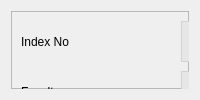
                <widget class="QWidget" name="tab">
                 <attribute name="title">
                  <string>Register Student</string>
                 </attribute>
                 <layout class="QVBoxLayout" name="verticalLayout_8">
                  <item>
                   <widget class="QFrame" name="frame_4">
                    <property name="font">
                     <font>
                      <family>Montserrat</family>
                      <pointsize>11</pointsize>
                     </font>
                    </property>
                    <property name="styleSheet">
                     <string notr="true">
#frame_4 QLabel,QLineEdit,QComboBox,QDateEdit,QPushButton,QRadioButton{
	font: 10pt &quot;Montserrat&quot;;
}
#frame_4 QLineEdit {
	background-color:rgb(230, 230, 230);
	border: 1px solid lightgray;
	border-radius:0px;
}
#frame_4 QDateEdit,QTextEdit,QComboBox {
	background-color:rgb(230, 230, 230);
	border: 1px solid lightgray;
	border-radius:0px;
}

#frame_4 QPushButton{
	background-color:rgb(177, 177, 177);
	border: 1px solid lightgray;
	border-radius:0px;
}
QGroupBox{
	border: 1px solid lightgray;
	border-radius:0px;
}</string>
                    </property>
                    <property name="frameShape">
                     <enum>QFrame::StyledPanel</enum>
                    </property>
                    <property name="frameShadow">
                     <enum>QFrame::Raised</enum>
                    </property>
                    <widget class="QLabel" name="label_5">
                     <property name="geometry">
                      <rect>
                       <x>410</x>
                       <y>10</y>
                       <width>111</width>
                       <height>41</height>
                      </rect>
                     </property>
                     <property name="text">
                      <string>Admission Date</string>
                     </property>
                    </widget>
                    <widget class="QLabel" name="label_3">
                     <property name="geometry">
                      <rect>
                       <x>10</x>
                       <y>160</y>
                       <width>141</width>
                       <height>41</height>
                      </rect>
                     </property>
                     <property name="text">
                      <string>Full Name</string>
                     </property>
                    </widget>
                    <widget class="QLineEdit" name="StudentNameText_2">
                     <property name="geometry">
                      <rect>
                       <x>170</x>
                       <y>160</y>
                       <width>471</width>
                       <height>41</height>
                      </rect>
                     </property>
                    </widget>
                    <widget class="QLineEdit" name="StudentIDText_2">
                     <property name="geometry">
                      <rect>
                       <x>170</x>
                       <y>10</y>
                       <width>221</width>
                       <height>41</height>
                      </rect>
                     </property>
                    </widget>
                    <widget class="QLabel" name="label_7">
                     <property name="geometry">
                      <rect>
                       <x>10</x>
                       <y>10</y>
                       <width>141</width>
                       <height>41</height>
                      </rect>
                     </property>
                     <property name="text">
                      <string>Index No</string>
                     </property>
                    </widget>
                    <widget class="QDateEdit" name="AdmissionDateCalander">
                     <property name="geometry">
                      <rect>
                       <x>530</x>
                       <y>10</y>
                       <width>111</width>
                       <height>41</height>
                      </rect>
                     </property>
                     <property name="calendarPopup">
                      <bool>true</bool>
                     </property>
                    </widget>
                    <widget class="QTextEdit" name="AddressText_2">
                     <property name="geometry">
                      <rect>
                       <x>170</x>
                       <y>210</y>
                       <width>471</width>
                       <height>81</height>
                      </rect>
                     </property>
                    </widget>
                    <widget class="QLabel" name="label_15">
                     <property name="geometry">
                      <rect>
                       <x>10</x>
                       <y>210</y>
                       <width>141</width>
                       <height>31</height>
                      </rect>
                     </property>
                     <property name="text">
                      <string>Address</string>
                     </property>
                    </widget>
                    <widget class="QLabel" name="label_16">
                     <property name="geometry">
                      <rect>
                       <x>10</x>
                       <y>60</y>
                       <width>151</width>
                       <height>41</height>
                      </rect>
                     </property>
                     <property name="text">
                      <string>Faculty</string>
                     </property>
                    </widget>
                    <widget class="QLineEdit" name="TelephoneNoText">
                     <property name="geometry">
                      <rect>
                       <x>170</x>
                       <y>300</y>
                       <width>221</width>
                       <height>41</height>
                      </rect>
                     </property>
                    </widget>
                    <widget class="QLabel" name="label_18">
                     <property name="geometry">
                      <rect>
                       <x>10</x>
                       <y>300</y>
                       <width>141</width>
                       <height>41</height>
                      </rect>
                     </property>
                     <property name="text">
                      <string>Telephone</string>
                     </property>
                    </widget>
                    <widget class="QPushButton" name="SaveStudentButton">
                     <property name="geometry">
                      <rect>
                       <x>400</x>
                       <y>300</y>
                       <width>241</width>
                       <height>41</height>
                      </rect>
                     </property>
                     <property name="text">
                      <string>Save Student</string>
                     </property>
                    </widget>
                    <widget class="QComboBox" name="FacultyCombo">
                     <property name="geometry">
                      <rect>
                       <x>170</x>
                       <y>60</y>
                       <width>221</width>
                       <height>41</height>
                      </rect>
                     </property>
                     <property name="locale">
                      <locale language="Afar" country="Ethiopia"/>
                     </property>
                    </widget>
                    <widget class="QLabel" name="label_13">
                     <property name="geometry">
                      <rect>
                       <x>410</x>
                       <y>110</y>
                       <width>111</width>
                       <height>41</height>
                      </rect>
                     </property>
                     <property name="text">
                      <string>Hostel Room</string>
                     </property>
                    </widget>
                    <widget class="QLineEdit" name="RoomIDText_2">
                     <property name="geometry">
                      <rect>
                       <x>530</x>
                       <y>110</y>
                       <width>111</width>
                       <height>41</height>
                      </rect>
                     </property>
                    </widget>
                    <widget class="QLabel" name="label_14">
                     <property name="geometry">
                      <rect>
                       <x>10</x>
                       <y>110</y>
                       <width>141</width>
                       <height>41</height>
                      </rect>
                     </property>
                     <property name="text">
                      <string>Hostal Name</string>
                     </property>
                    </widget>
                    <widget class="QLabel" name="label_17">
                     <property name="geometry">
                      <rect>
                       <x>410</x>
                       <y>60</y>
                       <width>101</width>
                       <height>41</height>
                      </rect>
                     </property>
                     <property name="text">
                      <string>Batch No</string>
                     </property>
                    </widget>
                    <widget class="QComboBox" name="BatchCombo">
                     <property name="geometry">
                      <rect>
                       <x>530</x>
                       <y>60</y>
                       <width>111</width>
                       <height>41</height>
                      </rect>
                     </property>
                    </widget>
                    <widget class="QComboBox" name="HostelCombo">
                     <property name="geometry">
                      <rect>
                       <x>170</x>
                       <y>110</y>
                       <width>221</width>
                       <height>41</height>
                      </rect>
                     </property>
                     <property name="locale">
                      <locale language="Afar" country="Ethiopia"/>
                     </property>
                    </widget>
                   </widget>
                  </item>
                 </layout>
                </widget>
